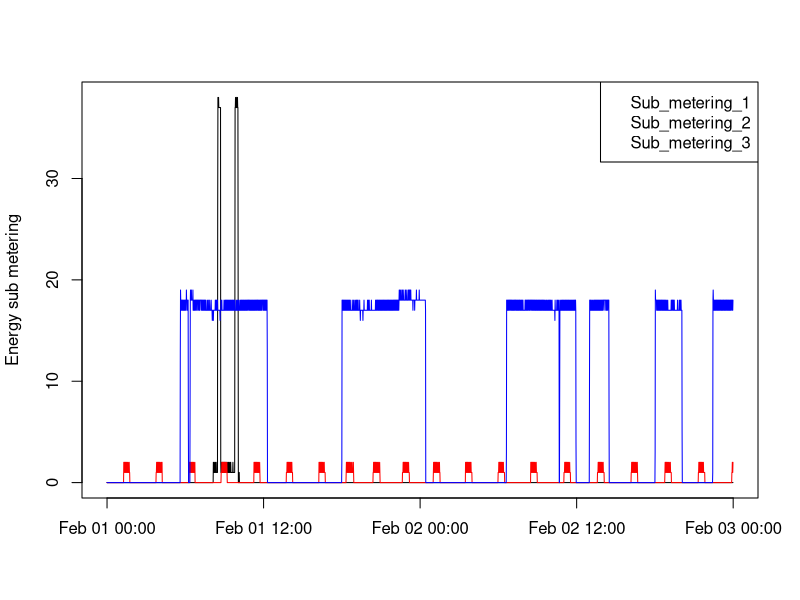

The R source for this figure:
# Plot 3 file:
data3 <- read.csv("proj.data.csv")
library(dplyr)
data3 <- tbl_df(data3)
data3 <- mutate(data3, Date = as.character(Date), Time = as.character(Time), date_time = paste0(Date, "-", Time))
data3 <- mutate(data3, date_time = as.POSIXct(date_time, format = "%Y-%m-%d-%H:%M:%S"))

png(filename = "plot3.png", width = 480, height = 480)
with(data3, plot(x = date_time, y = Sub_metering_1, pch = NA,
                 xlab = "", ylab = "Energy sub metering"))
with(data3, lines(x = date_time, y = Sub_metering_1, col = "black"))
with(data3, lines(x = date_time, y = Sub_metering_2, col = "red"))
with(data3, lines(x = date_time, y = Sub_metering_3, col = "blue"))
legend("topright", col = c("black", "red", "blue"),
       legend = c("Sub_metering_1", "Sub_metering_2", "Sub_metering_3"))
dev.off()
